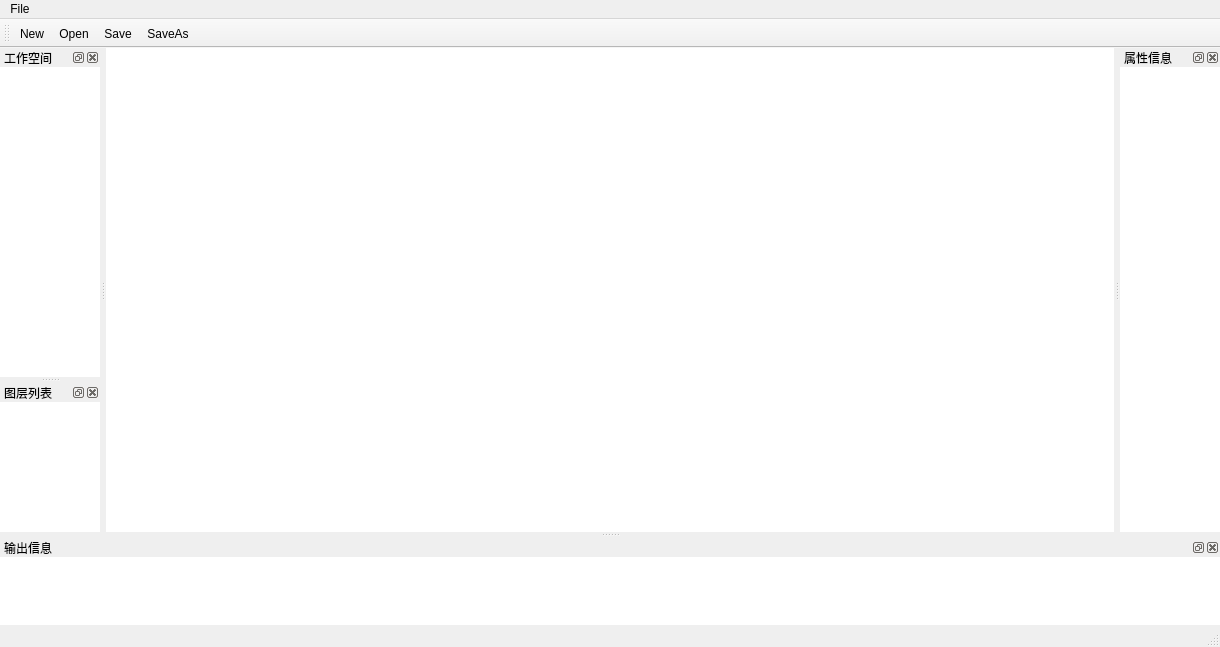
<?xml version="1.0" encoding="UTF-8"?>
<ui version="4.0">
 <class>MainWindow</class>
 <widget class="QMainWindow" name="MainWindow">
  <property name="geometry">
   <rect>
    <x>0</x>
    <y>0</y>
    <width>1220</width>
    <height>647</height>
   </rect>
  </property>
  <property name="windowTitle">
   <string>JunSuCpp</string>
  </property>
  <widget class="QWidget" name="centralwidget">
   <property name="styleSheet">
    <string notr="true">background-color: rgb(255, 255, 255);</string>
   </property>
  </widget>
  <widget class="QToolBar" name="toolBar">
   <property name="windowTitle">
    <string>toolBar</string>
   </property>
   <property name="iconSize">
    <size>
     <width>20</width>
     <height>20</height>
    </size>
   </property>
   <attribute name="toolBarArea">
    <enum>TopToolBarArea</enum>
   </attribute>
   <attribute name="toolBarBreak">
    <bool>false</bool>
   </attribute>
   <addaction name="toolActionNew"/>
   <addaction name="toolActionOpen"/>
   <addaction name="toolActionSave"/>
   <addaction name="toolActionSaveAs"/>
  </widget>
  <widget class="QMenuBar" name="menubar">
   <property name="geometry">
    <rect>
     <x>0</x>
     <y>0</y>
     <width>1220</width>
     <height>26</height>
    </rect>
   </property>
   <widget class="QMenu" name="menuFile">
    <property name="title">
     <string>File</string>
    </property>
    <addaction name="actionNew"/>
    <addaction name="actionOpen"/>
    <addaction name="separator"/>
    <addaction name="actionSave"/>
    <addaction name="actionSaveAs"/>
    <addaction name="separator"/>
    <addaction name="actionExit"/>
   </widget>
   <addaction name="menuFile"/>
  </widget>
  <widget class="QStatusBar" name="statusbar"/>
  <widget class="QDockWidget" name="dockWidget_workspace">
   <property name="minimumSize">
    <size>
     <width>100</width>
     <height>42</height>
    </size>
   </property>
   <property name="styleSheet">
    <string notr="true">background-color: rgb(255, 255, 255);</string>
   </property>
   <property name="windowTitle">
    <string>工作空间</string>
   </property>
   <attribute name="dockWidgetArea">
    <number>1</number>
   </attribute>
   <widget class="QWidget" name="dockWidgetContents"/>
  </widget>
  <widget class="QDockWidget" name="dockWidget_layerlist">
   <property name="styleSheet">
    <string notr="true">background-color: rgb(255,255, 255);</string>
   </property>
   <property name="windowTitle">
    <string>图层列表</string>
   </property>
   <attribute name="dockWidgetArea">
    <number>1</number>
   </attribute>
   <widget class="QWidget" name="dockWidgetContents_2"/>
  </widget>
  <widget class="QDockWidget" name="dockWidget_properties">
   <property name="minimumSize">
    <size>
     <width>100</width>
     <height>42</height>
    </size>
   </property>
   <property name="styleSheet">
    <string notr="true">background-color: rgb(255, 255, 255);</string>
   </property>
   <property name="windowTitle">
    <string>属性信息</string>
   </property>
   <attribute name="dockWidgetArea">
    <number>2</number>
   </attribute>
   <widget class="QWidget" name="dockWidgetContents_3"/>
  </widget>
  <widget class="QDockWidget" name="dockWidget_ouput">
   <property name="minimumSize">
    <size>
     <width>87</width>
     <height>87</height>
    </size>
   </property>
   <property name="styleSheet">
    <string notr="true">background-color: rgb(255, 255, 255);</string>
   </property>
   <property name="features">
    <set>QDockWidget::AllDockWidgetFeatures</set>
   </property>
   <property name="allowedAreas">
    <set>Qt::BottomDockWidgetArea</set>
   </property>
   <property name="windowTitle">
    <string>输出信息</string>
   </property>
   <attribute name="dockWidgetArea">
    <number>8</number>
   </attribute>
   <widget class="QWidget" name="dockWidgetContents_4"/>
  </widget>
  <action name="actionNew">
   <property name="icon">
    <iconset resource="JunSuQt.qrc">
     <normaloff>:/Images/Resources/File/New.png</normaloff>:/Images/Resources/File/New.png</iconset>
   </property>
   <property name="text">
    <string>New</string>
   </property>
  </action>
  <action name="actionOpen">
   <property name="icon">
    <iconset resource="JunSuQt.qrc">
     <normaloff>:/Images/Resources/File/Open.png</normaloff>:/Images/Resources/File/Open.png</iconset>
   </property>
   <property name="text">
    <string>Open</string>
   </property>
   <property name="toolTip">
    <string>Open Workspace or Datsource</string>
   </property>
  </action>
  <action name="actionSave">
   <property name="icon">
    <iconset resource="JunSuQt.qrc">
     <normaloff>:/Images/Resources/File/Save.png</normaloff>:/Images/Resources/File/Save.png</iconset>
   </property>
   <property name="text">
    <string>Save</string>
   </property>
   <property name="toolTip">
    <string>Save Workspace</string>
   </property>
  </action>
  <action name="actionSaveAs">
   <property name="icon">
    <iconset resource="JunSuQt.qrc">
     <normaloff>:/Images/Resources/File/SaveAs.png</normaloff>:/Images/Resources/File/SaveAs.png</iconset>
   </property>
   <property name="text">
    <string>SaveAs</string>
   </property>
   <property name="toolTip">
    <string>Save As Workspace</string>
   </property>
  </action>
  <action name="actionExit">
   <property name="text">
    <string>Exit</string>
   </property>
   <property name="toolTip">
    <string>Exit the application</string>
   </property>
  </action>
  <action name="toolActionNew">
   <property name="icon">
    <iconset resource="JunSuQt.qrc">
     <normaloff>:/Images/Resources/File/New.png</normaloff>:/Images/Resources/File/New.png</iconset>
   </property>
   <property name="text">
    <string>New</string>
   </property>
  </action>
  <action name="toolActionOpen">
   <property name="icon">
    <iconset resource="JunSuQt.qrc">
     <normaloff>:/Images/Resources/File/Open.png</normaloff>:/Images/Resources/File/Open.png</iconset>
   </property>
   <property name="text">
    <string>Open</string>
   </property>
  </action>
  <action name="toolActionSave">
   <property name="icon">
    <iconset resource="JunSuQt.qrc">
     <normaloff>:/Images/Resources/File/Save.png</normaloff>:/Images/Resources/File/Save.png</iconset>
   </property>
   <property name="text">
    <string>Save</string>
   </property>
  </action>
  <action name="toolActionSaveAs">
   <property name="icon">
    <iconset resource="JunSuQt.qrc">
     <normaloff>:/Images/Resources/File/SaveAs.png</normaloff>:/Images/Resources/File/SaveAs.png</iconset>
   </property>
   <property name="text">
    <string>SaveAs</string>
   </property>
  </action>
 </widget>
 <resources>
  <include location="JunSuQt.qrc"/>
 </resources>
 <connections/>
</ui>
